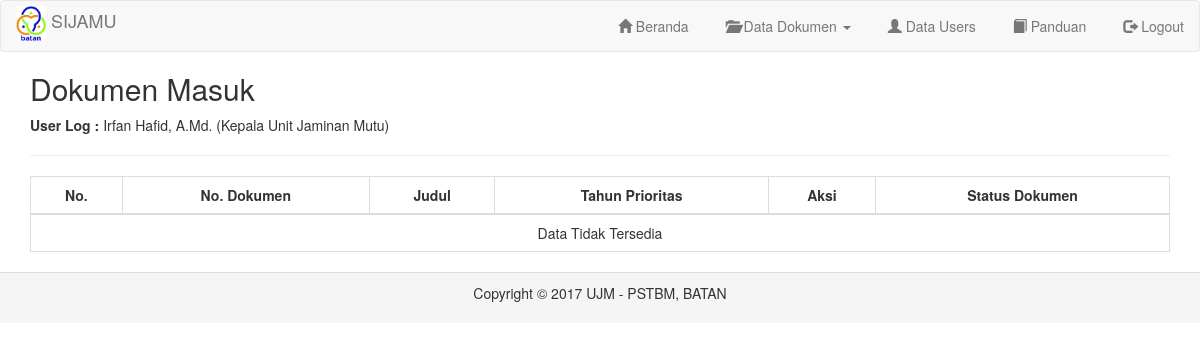
/on-admin/menu_1.php (signed in), run on an earlier commit of the app's database.
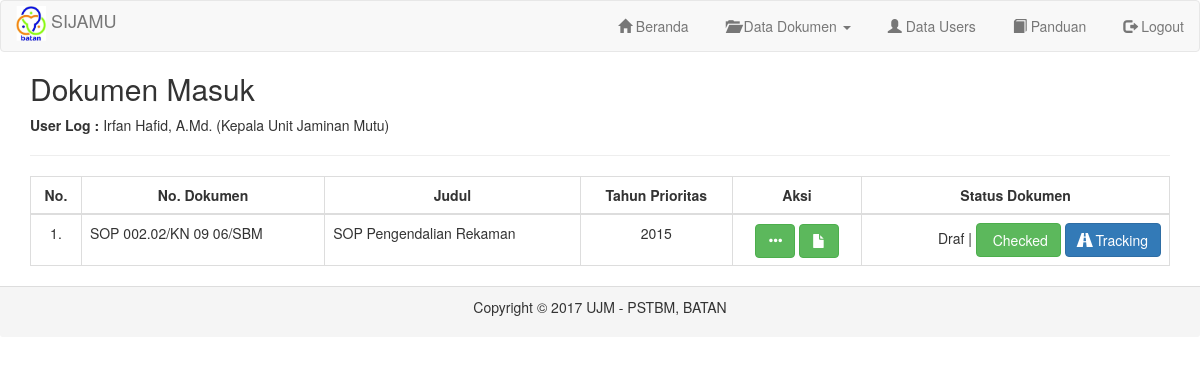
And on a later commit of the database.
### tables this page shows
CREATE TABLE `tbl_dokumen` (
  `id` int(100) NOT NULL,
  `tgl_upload` varchar(30) NOT NULL,
  `kode_jenis` varchar(30) NOT NULL,
  `no_dokumen` varchar(30) NOT NULL,
  `judul_dokumen` varchar(225) NOT NULL,
  `keterangan_output` text NOT NULL,
  `tahun_prioritas` int(11) NOT NULL,
  `kode_org` varchar(30) NOT NULL,
  `status` enum('Draf','Telah Diperiksa','Telah Disahkan','Terkendali','Tergandakan','Telah Didistribusi','Tidak Berlaku','Telah Dihapus') NOT NULL,
  `file` varchar(100) NOT NULL,
  `file_type` varchar(100) NOT NULL,
  `file_size` int(11) NOT NULL,
  `id_user` varchar(30) NOT NULL,
  `last_edited` varchar(30) NOT NULL
);

### on-admin/menu_1.php (the view, shortened to what this page needs)
<?php
require '_header.php';
$id_user = $_SESSION['id'];
$jabatan = $_SESSION['jabatan'];
?>
<div class="container">
  <h2>Dokumen Masuk</h2>
  <p><b>User Log :</b> <?php echo $_SESSION['nama']." (".$_SESSION['jabatan'].")" ?></p>
  <hr />
<table id="mytable" class="table table-bordered">
    <thead>
      <th>No.</th>
      <th>No. Dokumen</th>
      <th>Judul</th>
      <th>Tahun Prioritas</th>
      <th>Aksi</th>
      <th>Status Dokumen</th>
    </thead>
<?php
  include "../koneksi.php";
  $no = 0;
  if($jabatan == "Kepala Unit Jaminan Mutu") {
    $result_dokumen = mysqli_query($connect,"SELECT * FROM tbl_dokumen WHERE status NOT IN ('Tidak Berlaku','Telah Dihapus') AND kode_org='SBM.5' AND id_user NOT IN ('$id_user')");
  }
  if($result_dokumen) {
    if($result_dokumen->num_rows > 0) {
      while ($row_dokumen = $result_dokumen->fetch_object()) {
          $no++;
?>
          <tr class="text-center">
            <td><?php echo "$no."; ?></td>
            <td class="text-left"><?php echo $row_dokumen->no_dokumen; ?></td>
            <td class="text-left"><?php echo $row_dokumen->judul_dokumen; ?></td>
            <td><?php echo $row_dokumen->tahun_prioritas; ?></td>
            <td>
              <a href='#' class="open_modal_details btn btn-success glyphicon glyphicon-option-horizontal" id='<?php echo $row_dokumen->id; ?>' title="View Details"></a>
              <a href='<?php echo "../files/uploads/draf/$row_dokumen->file"; ?>' target="_blank" title="Open File" class="btn btn-success glyphicon glyphicon-file"></a>
              <?php
                $status = $row_dokumen->status;
              ?>
            </td>
            <td class="text-right">
              <?php
                if($status == 'Draf') {
                  if($jabatan == 'Kepala Unit Jaminan Mutu') {
                    echo "Draf | <a href='#' class='open_modal_checked btn btn-success' id='".$row_dokumen->id."' title='Checked Document'><span class='glyphicon glyphicon-checked'></span> Checked</a> ";
                    echo "<a href='#' class='open_modal_tracking btn btn-primary' id='".$row_dokumen->id."' title='Show Document Tracking'><span class='glyphicon glyphicon-road'></span> Tracking</a>";
                  } else {
                    echo "Belum Diperiksa | <a href='#' class='open_modal_tracking btn btn-primary' id='".$row_dokumen->id."' title='Show Document Tracking'><span class='glyphicon glyphicon-road'></span> Tracking</a>";
                  }
                } else {
                  echo $status." | <a href='#' class='open_modal_tracking btn btn-primary' id='".$row_dokumen->id."' title='Show Document Tracking'><span class='glyphicon glyphicon-road'></span> Tracking</a>";
                }
              ?>
            </td>
          </tr>
<?php
      }
    } else {
      echo "<tr>";
        echo "<td colspan='6' class='text-center'>Data Tidak Tersedia</td>";
      echo "</tr>";
    }
  }
?>
</table>
</div>
<?php
require '_footer.php';
?>

What changed in the data, as far as the page shows it:
added tbl_dokumen: no_dokumen "SOP 002.02/KN 09 06/SBM", judul_dokumen "SOP Pengendalian Rekaman", tahun_prioritas "2015"
Also different on the page:
text no longer shown: "Data Tidak Tersedia"
